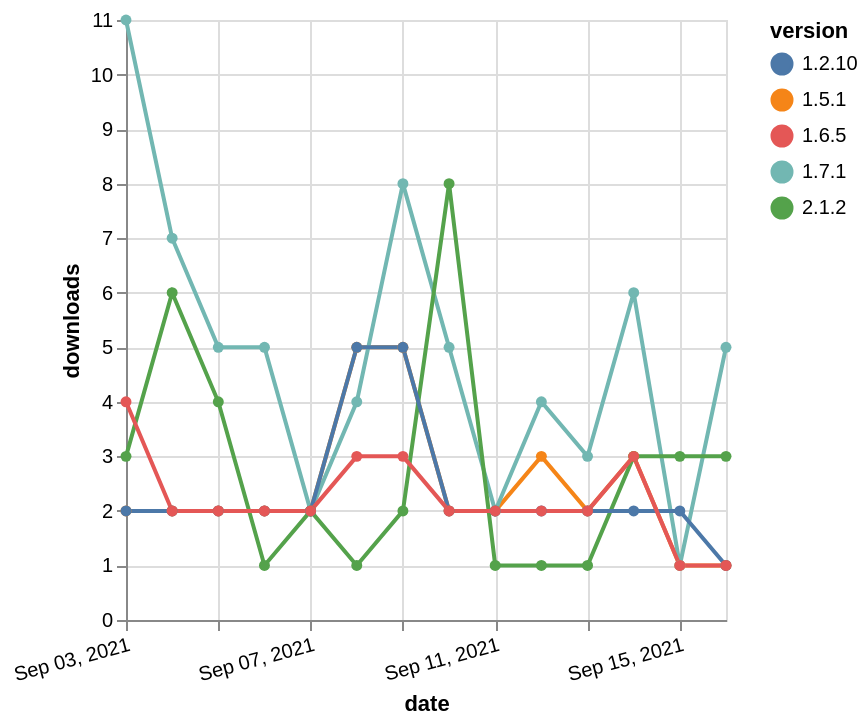

Describe this chart as a Vega-Lite specification.
### Vega-Lite specification from a JSON file in a GitHub repository (floating-point values rounded to 4 significant figures)
{"$schema": "https://vega.github.io/schema/vega-lite/v5.json", "description": "A simple bar chart with embedded data.", "data": {"values": [{"date": "2021-09-03", "total": 4012, "delta": 2, "version": "1.5.1"}, {"date": "2021-09-04", "total": 4014, "delta": 2, "version": "1.5.1"}, {"date": "2021-09-05", "total": 4016, "delta": 2, "version": "1.5.1"}, {"date": "2021-09-06", "total": 4018, "delta": 2, "version": "1.5.1"}, {"date": "2021-09-07", "total": 4020, "delta": 2, "version": "1.5.1"}, {"date": "2021-09-08", "total": 4025, "delta": 5, "version": "1.5.1"}, {"date": "2021-09-09", "total": 4030, "delta": 5, "version": "1.5.1"}, {"date": "2021-09-10", "total": 4032, "delta": 2, "version": "1.5.1"}, {"date": "2021-09-11", "total": 4034, "delta": 2, "version": "1.5.1"}, {"date": "2021-09-12", "total": 4037, "delta": 3, "version": "1.5.1"}, {"date": "2021-09-13", "total": 4039, "delta": 2, "version": "1.5.1"}, {"date": "2021-09-14", "total": 4042, "delta": 3, "version": "1.5.1"}, {"date": "2021-09-15", "total": 4043, "delta": 1, "version": "1.5.1"}, {"date": "2021-09-16", "total": 4044, "delta": 1, "version": "1.5.1"}, {"date": "2021-09-03", "total": 5293, "delta": 11, "version": "1.7.1"}, {"date": "2021-09-04", "total": 5300, "delta": 7, "version": "1.7.1"}, {"date": "2021-09-05", "total": 5305, "delta": 5, "version": "1.7.1"}, {"date": "2021-09-06", "total": 5310, "delta": 5, "version": "1.7.1"}, {"date": "2021-09-07", "total": 5312, "delta": 2, "version": "1.7.1"}, {"date": "2021-09-08", "total": 5316, "delta": 4, "version": "1.7.1"}, {"date": "2021-09-09", "total": 5324, "delta": 8, "version": "1.7.1"}, {"date": "2021-09-10", "total": 5329, "delta": 5, "version": "1.7.1"}, {"date": "2021-09-11", "total": 5331, "delta": 2, "version": "1.7.1"}, {"date": "2021-09-12", "total": 5335, "delta": 4, "version": "1.7.1"}, {"date": "2021-09-13", "total": 5338, "delta": 3, "version": "1.7.1"}, {"date": "2021-09-14", "total": 5344, "delta": 6, "version": "1.7.1"}, {"date": "2021-09-15", "total": 5345, "delta": 1, "version": "1.7.1"}, {"date": "2021-09-16", "total": 5350, "delta": 5, "version": "1.7.1"}, {"date": "2021-09-03", "total": 984, "delta": 3, "version": "2.1.2"}, {"date": "2021-09-04", "total": 990, "delta": 6, "version": "2.1.2"}, {"date": "2021-09-05", "total": 994, "delta": 4, "version": "2.1.2"}, {"date": "2021-09-06", "total": 995, "delta": 1, "version": "2.1.2"}, {"date": "2021-09-07", "total": 997, "delta": 2, "version": "2.1.2"}, {"date": "2021-09-08", "total": 998, "delta": 1, "version": "2.1.2"}, {"date": "2021-09-09", "total": 1000, "delta": 2, "version": "2.1.2"}, {"date": "2021-09-10", "total": 1008, "delta": 8, "version": "2.1.2"}, {"date": "2021-09-11", "total": 1009, "delta": 1, "version": "2.1.2"}, {"date": "2021-09-12", "total": 1010, "delta": 1, "version": "2.1.2"}, {"date": "2021-09-13", "total": 1011, "delta": 1, "version": "2.1.2"}, {"date": "2021-09-14", "total": 1014, "delta": 3, "version": "2.1.2"}, {"date": "2021-09-15", "total": 1017, "delta": 3, "version": "2.1.2"}, {"date": "2021-09-16", "total": 1020, "delta": 3, "version": "2.1.2"}, {"date": "2021-09-03", "total": 3800, "delta": 2, "version": "1.2.10"}, {"date": "2021-09-04", "total": 3802, "delta": 2, "version": "1.2.10"}, {"date": "2021-09-05", "total": 3804, "delta": 2, "version": "1.2.10"}, {"date": "2021-09-06", "total": 3806, "delta": 2, "version": "1.2.10"}, {"date": "2021-09-07", "total": 3808, "delta": 2, "version": "1.2.10"}, {"date": "2021-09-08", "total": 3813, "delta": 5, "version": "1.2.10"}, {"date": "2021-09-09", "total": 3818, "delta": 5, "version": "1.2.10"}, {"date": "2021-09-10", "total": 3820, "delta": 2, "version": "1.2.10"}, {"date": "2021-09-11", "total": 3822, "delta": 2, "version": "1.2.10"}, {"date": "2021-09-12", "total": 3824, "delta": 2, "version": "1.2.10"}, {"date": "2021-09-13", "total": 3826, "delta": 2, "version": "1.2.10"}, {"date": "2021-09-14", "total": 3828, "delta": 2, "version": "1.2.10"}, {"date": "2021-09-15", "total": 3830, "delta": 2, "version": "1.2.10"}, {"date": "2021-09-16", "total": 3831, "delta": 1, "version": "1.2.10"}, {"date": "2021-09-03", "total": 4080, "delta": 4, "version": "1.6.5"}, {"date": "2021-09-04", "total": 4082, "delta": 2, "version": "1.6.5"}, {"date": "2021-09-05", "total": 4084, "delta": 2, "version": "1.6.5"}, {"date": "2021-09-06", "total": 4086, "delta": 2, "version": "1.6.5"}, {"date": "2021-09-07", "total": 4088, "delta": 2, "version": "1.6.5"}, {"date": "2021-09-08", "total": 4091, "delta": 3, "version": "1.6.5"}, {"date": "2021-09-09", "total": 4094, "delta": 3, "version": "1.6.5"}, {"date": "2021-09-10", "total": 4096, "delta": 2, "version": "1.6.5"}, {"date": "2021-09-11", "total": 4098, "delta": 2, "version": "1.6.5"}, {"date": "2021-09-12", "total": 4100, "delta": 2, "version": "1.6.5"}, {"date": "2021-09-13", "total": 4102, "delta": 2, "version": "1.6.5"}, {"date": "2021-09-14", "total": 4105, "delta": 3, "version": "1.6.5"}, {"date": "2021-09-15", "total": 4106, "delta": 1, "version": "1.6.5"}, {"date": "2021-09-16", "total": 4107, "delta": 1, "version": "1.6.5"}]}, "width": "container", "mark": {"type": "line", "point": {"filled": true}}, "encoding": {"x": {"field": "date", "type": "temporal", "timeUnit": "yearmonthdate", "title": "date", "axis": {"labelAngle": -15}}, "y": {"field": "delta", "type": "quantitative", "title": "downloads"}, "color": {"field": "version", "type": "nominal"}, "tooltip": {"field": "delta"}}}
